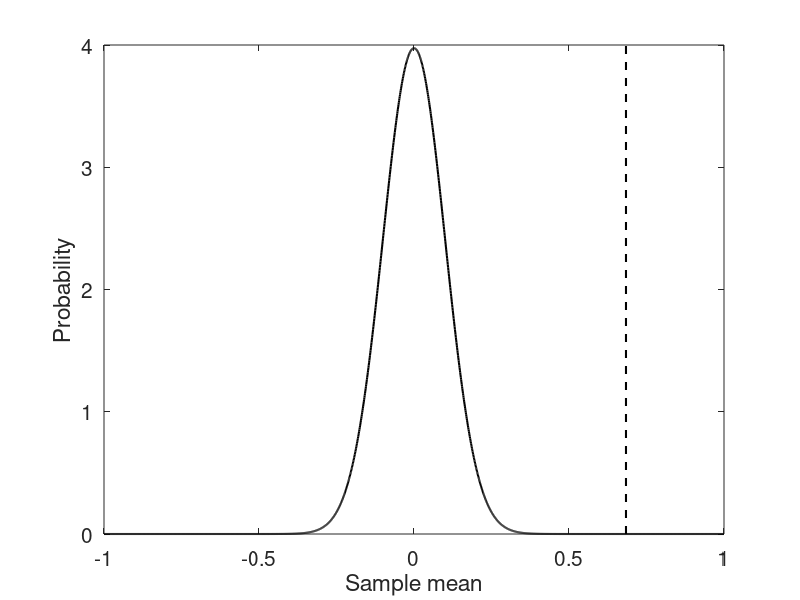
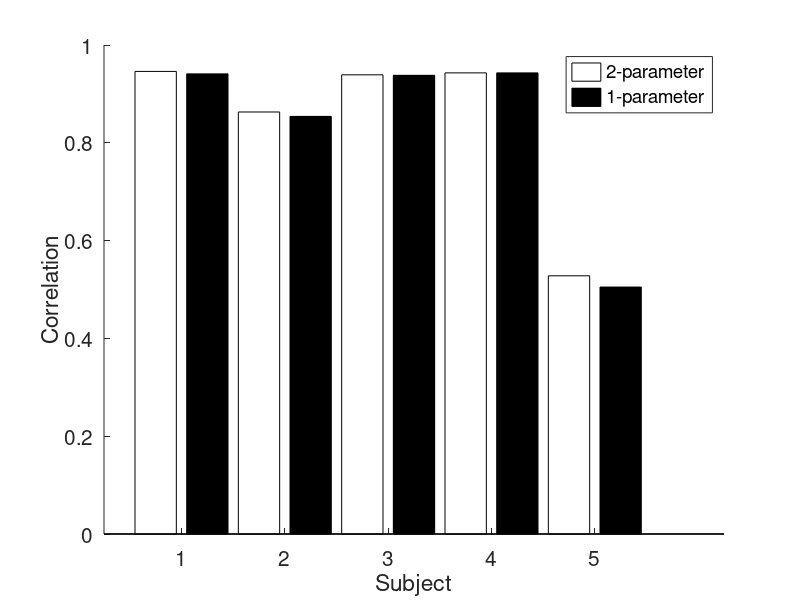
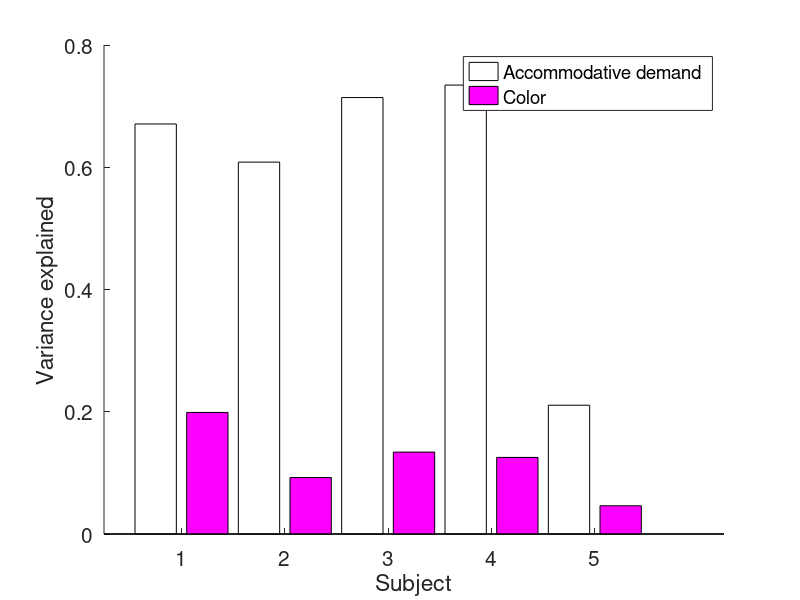
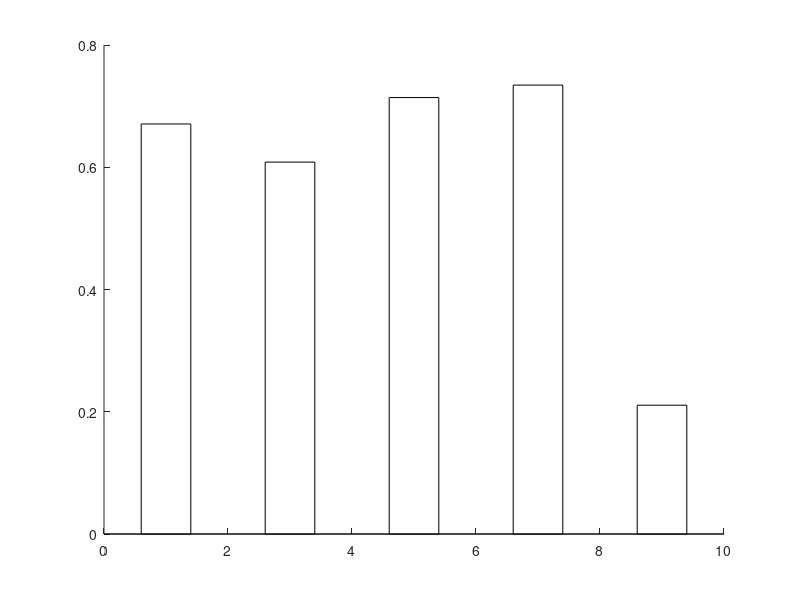

The MATLAB source for these figures, in order: (Note: this script raises an error after producing the figures.)
%% ACTUAL POWER ANALYSIS

weightsR = [0.7125 0.1385 0.2997 0.2011 0.2584 0.2179 0.2376 0.2932];
weightsB = [-0.5044 -0.2884 -0.6663 -0.1809 -0.3804 -0.1181 -0.4334 -0.5439];
addVarExplClr = weightsR-weightsB;

%% JUST CHECKING EXPRESSION FOR STD ERROR OF THE MEAN

for i = 1:10000
    smpAddVar = randsample(addVarExplClr,8,true);
    muSmpAddVar(i) = mean(smpAddVar);
end

xSupport = -1:0.001:1;
pMu = normpdf(xSupport,0,std(muSmpAddVar));

figure;
plot(xSupport,pMu,'k','LineWidth',1.5); hold on;
plot(mean(muSmpAddVar).*[1 1],ylim,'k--','LineWidth',1.5);
set(gca,'FontSize',15);
xlabel('Sample mean'); ylabel('Probability');

%% COMPARE TWO-PARAMETER VS ONE-PARAMETER COLOR MODELS

twoParamR2 = [0.946 0.863 0.939 0.943 0.528];

oneParamR2 = [0.941 0.854 0.938 0.943 0.505];

figure;
hold on;
bar([1 3 5 7 9],twoParamR2,0.4,'FaceColor','w');
bar([2 4 6 8 10],oneParamR2,0.4,'FaceColor','k');
set(gca,'FontSize',15);
xlabel('Subject'); ylabel('Correlation');
set(gca,'XTick',[1.5 3.5 5.5 7.5 9.5]);
set(gca,'XTickLabel',{'1' '2' '3' '4' '5'});
legend({'2-parameter' '1-parameter'});

%%

varColor = [0.1989 0.0924 0.1340 0.1253 0.0462];

varAccStim = [0.6708 0.6084 0.7140 0.7344 0.2107];

figure;
hold on;
bar([1 3 5 7 9],varAccStim,0.4,'FaceColor','w');
bar([2 4 6 8 10],varColor,0.4,'FaceColor','m');
set(gca,'FontSize',15);
xlabel('Subject'); ylabel('Variance explained');
set(gca,'XTick',[1.5 3.5 5.5 7.5 9.5]);
set(gca,'XTickLabel',{'1' '2' '3' '4' '5'});
legend({'Accommodative demand' 'Color'});

%%

varColor = [0.1989 0.0924 0.1340 0.1253 0.0462];

varAccStim = [0.6708 0.6084 0.7140 0.7344 0.2107];

figure;
hold on;
bar([1 3 5 7 9],varAccStim,0.4,'FaceColor','w');
bar([2 4 6 8 10],addVarExplClr,0.4,'FaceColor','m');
set(gca,'FontSize',15);
xlabel('Subject'); ylabel('Variance explained');
set(gca,'XTick',[1.5 3.5 5.5 7.5 9.5]);
set(gca,'XTickLabel',{'1' '2' '3' '4' '5'});
legend({'Accommodative demand' 'Color'});

%% COMPARE WEIGHTING MODEL AND SWITCHING MODEL

% weightingModelRho = [0.946 0.863 0.939 0.943 0.528 0.971 0.853];
% switchingModelRho = [0.901 0.799 0.905 0.925 0.51  0.943 0.835];
% 
% 
% figure;
% hold on;
% bar([1 3 5 7 9 11 13],weightingModelRho.^2,0.4,'FaceColor','w');
% bar([2 4 6 8 10 12 14],switchingModelRho.^2,0.4,'FaceColor','k');
% set(gca,'FontSize',15);
% xlabel('Subject'); ylabel('Variance Explained');
% set(gca,'XTick',[1.5 3.5 5.5 7.5 9.5 11.5 13.5]);
% set(gca,'XTickLabel',{'1' '2' '3' '4' '5' '6' '7'});
% legend({'Weighting' 'Switching'});

sn = [18 23 24 26 27 29 32 33];
rhoSwitchAll = [];
rhoFullAll = [];
rhoNoColorAll = [];
weightsRBSall = [];
rhoColorAll = [];
rhoColorSwitchAll = [];
dAll = [];
aicSwitchAll = [];
aicLinAll = [];
aicNoColorAll = [];
weightsRBSciAll = [];

% for i = 1:length(sn)
%     [d, wS, rbThreshold, rhoSwitch, rhoColorSwitch, aicSwitch] = ARCnlz_linearSwitching(sn(i),false);
%     rhoSwitchAll(i) = rhoSwitch;
%     rhoColorSwitchAll(i) = rhoColorSwitch;
%     dAll(i) = d;
%     aicSwitchAll(i) = aicSwitch;
%     display(['Done with subject ' num2str(i)]);
% end

for i = 1:length(sn)
    [weightsRBS1_x, weightsRBS1_y, rhoFull, rhoNoColor, rhoColor, aicLin, aicNoColor, weightsRBSci] = ARCnlz_linearModelnobias(sn(i),false,1000,0);
    rhoFullAll(i) = rhoFull;
    rhoNoColorAll(i) = rhoNoColor;
    weightsRBSall(i,:) = weightsRBS1_x;
    rhoColorAll(i) = rhoColor;
    aicLinAll(i) = aicLin;
    aicNoColorAll(i) = aicNoColor;
    weightsRBSciAll(:,:,i) = weightsRBSci;
    display(['Done with subject ' num2str(i)]);
end

%% PLOT WEIGHTS

figure;
% set(gcf,'Position',[262 314 1239 594]);
for i = 1:size(weightsRBSall,1)
    weightsRBSciTmp = squeeze(weightsRBSciAll(:,:,i));
    hold on;
    bar((3*(i-1)+1),weightsRBSall(i,1),'FaceColor','r');
    plot((3*(i-1)+1).*[1 1],[weightsRBSciTmp(1,1) weightsRBSciTmp(2,1)],'k-');
    bar((3*(i-1)+2),weightsRBSall(i,2),'FaceColor','b');
    plot((3*(i-1)+2).*[1 1],[weightsRBSciTmp(1,2) weightsRBSciTmp(2,2)],'k-');
%     bar(3,weightsRBSall(i,3),'FaceColor','k');
%     plot([3 3],[weightsRBSciTmp(1,3) weightsRBSciTmp(2,3)],'k-');
    set(gca,'XTick',[1.5 4.5 7.5 10.5 13.5 16.5 19.5 22.5]);
    set(gca,'XTickLabel',{'S1' 'S2' 'S3' 'S4' 'S5' 'S6' 'S7' 'S8'});
    set(gca,'FontSize',20);
    ylim(1.*[-1 1]);
    xlabel('Subject #');
    ylabel('Weight');
end

figure;
% set(gcf,'Position',[262 314 1239 594]);
for i = 1:size(weightsRBSall,1)
    weightsRBSciTmp = squeeze(weightsRBSciAll(:,:,i));
    hold on;
    bar(i,weightsRBSall(i,3),'FaceColor','w','LineWidth',1);
    plot(i.*[1 1],[weightsRBSciTmp(1,3) weightsRBSciTmp(2,3)],'k-');
    set(gca,'XTick',[1:8]);
    set(gca,'XTickLabel',{'S1' 'S2' 'S3' 'S4' 'S5' 'S6' 'S7' 'S8'});
    set(gca,'FontSize',20);
    ylim(1.*[0 1.15]);
    xlabel('Subject #');
    ylabel('Weight');
end

% Rscale = [1 1 1 1 1];
% figure;
% set(gca,'FontSize',15);
% hold on;
% plot([0 0.3],[0 1],'k--');
% for i = 1:length(dAll)
%     plot(dAll(i),Rscale(i)*weightsRBSall(i,1)-weightsRBSall(i,2),'ko','MarkerSize',10,'MarkerFaceColor','w');
%     text(dAll(i)+0.05,Rscale(i)*weightsRBSall(i,1)-weightsRBSall(i,2),['S' num2str(i)]);
% end
% axis square;
% xlabel('d'); ylabel('w_R - w_B');
% xlim([0 1.1]); ylim([0 1.1]);

%% PLOT VARIANCE EXPLAINED COMPARISONS

figure;
hold on;
bar([1 4 7 10 13 16 19 22],rhoFullAll.^2,0.3,'FaceColor','w');
% bar([2 5 8 11 14],rhoSwitchAll.^2,0.3,'FaceColor',[0.5 0.5 0.5]);
bar([2 5 8 11 14 17 20 23],rhoNoColorAll.^2,0.3,'FaceColor','k');
set(gca,'FontSize',15);
xlabel('Subject'); ylabel('Proportion Variance Explained');
set(gca,'XTick',[1.5 4.5 7.5 10.5 13.5 16.5 19.5 22.5]);
set(gca,'XTickLabel',{'1' '2' '3' '4' '5' '6' '7' '8'});
legend({'Weighting' 'No color'});

figure;
hold on;
bar([1 4 7 10 13 16 19 22],aicLinAll,0.3,'FaceColor','w');
% bar([2 5 8 11 14],aicSwitchAll,0.3,'FaceColor',[0.5 0.5 0.5]);
bar([2 5 8 11 14 17 20 23],aicNoColorAll,0.3,'FaceColor','k');
set(gca,'FontSize',15);
xlabel('Subject'); ylabel('AIC');
set(gca,'XTick',[1.5 4.5 7.5 10.5 13.5 16.5 19.5 22.5]);
set(gca,'XTickLabel',{'1' '2' '3' '4' '5' '6' '7' '8'});
legend({'Weighting' 'No color'});

%% PLOT VARIANCE EXPLAINED BY COLOR COMPARISONS

figure;
hold on;
bar([1 3 5 7 9 11],rhoColorAll.^2,0.4,'FaceColor','m');
bar([2 4 6 8 10 12],rhoColorSwitchAll.^2,0.4,'FaceColor',[0.5 0 0.5]);
set(gca,'FontSize',15);
xlabel('Subject'); ylabel('Variance Explained');
set(gca,'XTick',[1.5 3.5 5.5 7.5 9.5 11.5]);
set(gca,'XTickLabel',{'1' '2' '3' '4' '5' '6'});
legend({'Weighting' 'Switching'});

%% COMPARE WEIGHTS

redWeights = [0.7076 0.1043 0.3660 0.4499 0.2045 0.4052 0.2148];
blueWeights = [-0.2690 -0.4902 -0.2788 -0.3552 -0.0726 -0.2039 -0.1898];

%% COMPARE WITH AND WITHOUT BIAS TERM

sn = [17 11 16 19 21 23 24 25];
rhoFullAllnobias = [];
rhoFullBias = [];

for i = 1:length(sn)
    [weightsRBS1_xNoBias, weightsRBS1_yNoBias, rhoFull, rhoNoColor, rhoColor] = ARCnlz_linearModelnobias(sn(i),false);
    rhoFullAllnobias(i) = rhoFull;
    display(['Done with subject ' num2str(i)]);
end

for i = 1:length(sn)
    [weightsRBS1_x, weightsRBS1_y, rhoFull, rhoNoColor, rhoColor] = ARCnlz_linearModel(sn(i),false);
    rhoFullAllBias(i) = rhoFull;
    display(['Done with subject ' num2str(i)]);
end

%% PLOT VARIANCE EXPLAINED WITH AND WITHOUT BIAS TERM

figure;
hold on;
bar([1 3 5 7 9 11 13 15],rhoFullAllBias.^2,0.4,'FaceColor','k');
bar([2 4 6 8 10 12 14 16],rhoFullAllnobias.^2,0.4,'FaceColor','w');
set(gca,'FontSize',15);
xlabel('Subject'); ylabel('Variance Explained');
set(gca,'XTick',[1.5 3.5 5.5 7.5 9.5 11.5 13.5 15.5]);
set(gca,'XTickLabel',{'1' '2' '3' '4' '5' '6' '7' '8'});
legend({'With bias' 'No bias'});

%% COMPARE 3-PARAMETER AND 2-PARAMETER MODELS

sn = [18 23 24 26 27];
rhoFullAll = [];
rhoNoColorAll = [];
weightsRBSall = [];
rhoColorAll = [];

for i = 1:length(sn)
    [weightsRBS1_x, weightsRBS1_y, rhoFull, rhoNoColor, rhoColor] = ARCnlz_linearModelnobias(sn(i),false,1000);
    rhoFullAll(i) = rhoFull;
    rhoNoColorAll(i) = rhoNoColor;
    weightsRBSall(i,:) = weightsRBS1_x;
    rhoColorAll(i) = rhoColor;
    display(['Done with subject ' num2str(i)]);
end

save('/home/ben/Documents/ARchroma/params2paramModel','rhoFullAll','rhoNoColorAll','weightsRBSall');

%% COMPARE PARAMETERS FROM ALL TRIALS VS RANDOM ONLY TRIALS

load('/Users/benchin/Documents/ARchroma/cache/paramsAll.mat');
rhoFullAllAll = rhoFullAll;
weightsRBSallAll = weightsRBSall;
load('/Users/benchin/Documents/ARchroma/cache/paramsRandom.mat');
rhoFullAllRandom = rhoFullAll;
weightsRBSallRandom = weightsRBSall;

figure;
set(gcf,'Position',[318 247 1135 708]);
subplot(2,2,1);
set(gca,'FontSize',15);
hold on;
plot(rhoFullAllAll,rhoFullAllRandom,'ko','MarkerSize',10);
plot([0 1],[0 1],'k--');
xlabel('All trials'); ylabel('Random trials only'); title('Correlation');
axis square;
subplot(2,2,2);
set(gca,'FontSize',15);
hold on;
plot(weightsRBSallAll(:,3),weightsRBSallRandom(:,3),'ko','MarkerSize',10);
plot([0 1],[0 1],'k--');
xlabel('All trials'); ylabel('Random trials only'); title('Gain');
axis square;
subplot(2,2,3);
set(gca,'FontSize',15);
hold on;
plot([0 1],[0 1],'k--');
plot(weightsRBSallAll(:,1),weightsRBSallRandom(:,1),'ro','MarkerSize',10,'MarkerFaceColor','w');
xlabel('All trials'); ylabel('Random trials only'); title('Red weight');
axis square;
subplot(2,2,4);
set(gca,'FontSize',15);
hold on;
plot([-1 0],[-1 0],'k--');
plot(weightsRBSallAll(:,2),weightsRBSallRandom(:,2),'bo','MarkerSize',10,'MarkerFaceColor','w');
xlabel('All trials'); ylabel('Random trials only'); title('Blue weight');
axis square;

%% COMPARE 3-PARAMETER MODEL WITH 2-PARAMETER MODEL

load('/home/ben/Documents/ARchroma/params3paramModel.mat');
rhoFullAll3param = rhoFullAll;
weightsRBSall3param = weightsRBSall;
rhoNoColorAll3param = rhoNoColorAll;
load('/home/ben/Documents/ARchroma/params2paramModel.mat');
rhoFullAll2param = rhoFullAll;
weightsRBSall2param = weightsRBSall;
rhoNoColorAll2param = rhoNoColorAll;

figure;
hold on;
bar([1 4 7 10 13],rhoFullAll3param.^2,0.3,'FaceColor','w');
bar([2 5 8 11 14],rhoFullAll2param.^2,0.3,'FaceColor',[0.7 0.7 0.7]);
bar([3 6 9 12 15],rhoNoColorAll2param.^2,0.3,'FaceColor',[0 0 0]);
set(gca,'FontSize',15);
xlabel('Subject'); ylabel('Variance explained');
set(gca,'XTick',[2 5 8 11 14]);
set(gca,'XTickLabel',{'1' '2' '3' '4' '5'});
legend({'3-parameter' '2-parameter' 'No color'});

figure;
set(gcf,'Position',[251 387 1120 420]);
set(gca,'FontSize',15);
subplot(1,2,1);
hold on;
plot(weightsRBSall2param(:,1),weightsRBSall3param(:,1),'ro','MarkerSize',10);
plot([0 1],[0 1],'k--');
xlabel('2-param ratio'); ylabel('3-param w_R');
axis square;
subplot(1,2,2);
hold on;
plot(weightsRBSall2param(:,1),weightsRBSall3param(:,2),'bo','MarkerSize',10);
plot([-0.1 1],[0.1 -1],'k--');
xlabel('2-param ratio'); ylabel('3-param w_B');
axis square;

figure;
hold on;
bar([1 3 5 7 9 11 13 15],rhoFullAll2param.^2,0.4,'FaceColor','w');
bar([2 4 6 8 10 12 14 16],rhoNoColorAll2param.^2,0.4,'FaceColor','k');
set(gca,'FontSize',15);
xlabel('Subject'); ylabel('Variance explained');
set(gca,'XTick',[1.5 3.5 5.5 7.5 9.5 11.5 13.5 15.5]);
set(gca,'XTickLabel',{'1' '2' '3' '4' '5' '6' '7' '8'});
legend({'With color' 'No color'});

figure;
bar(1:8,rhoFullAll2param.^2 - rhoNoColorAll2param.^2,0.4,'FaceColor','w');
set(gca,'FontSize',15);
xlabel('Subject'); ylabel('Variance explained due to color');
set(gca,'XTick',1:9);
set(gca,'XTickLabel',{'1' '2' '3' '4' '5' '6' '7' '8'});

%% AIC ANALYSIS

sn = [18 23 24 26 27 29 32 33];
dAll1 = [];
rbThreshold1 = [];
aicSwitchAll1 = [];
dAll2 = [];
rbThreshold2 = [];
aicSwitchAll2 = [];
aicLinAll = [];
aicNoColorAll = [];

for i = 1:length(sn)
    [d, wS, rbThreshold, rhoSwitch, rhoColorSwitch, aicSwitch] = ARCnlz_linearSwitching(sn(i),false,0);
    dAll1(i) = d;
    rbThreshold1(i) = rbThreshold;
    aicSwitchAll1(i) = aicSwitch;
    [d, wS, rbThreshold, rhoSwitch, rhoColorSwitch, aicSwitch] = ARCnlz_linearSwitching(sn(i),false,0.35);
    dAll2(i) = d;
    rbThreshold2(i) = rbThreshold;
    aicSwitchAll2(i) = aicSwitch;    
    display(['Done with subject ' num2str(i)]);
end

for i = 1:length(sn)
    [weightsRBS1_x, weightsRBS1_y, rhoFull, rhoNoColor, rhoColor, aicLin, aicNoColor, weightsRBSci] = ARCnlz_linearModelnobias(sn(i),false,1000,0);
    aicLinAll(i) = aicLin;
    aicNoColorAll(i) = aicNoColor;
    display(['Done with subject ' num2str(i)]);
end

%% PLOT AIC ANALYSIS

figure;
set(gcf,'Position',[215 337 792 420]);
hold on;
bar([1 6 11 16 21 26 31 36],aicLinAll,0.18,'FaceColor','w');
bar([2 7 12 17 22 27 32 37],aicSwitchAll1,0.18,'FaceColor',[0.5 0.5 0.5]);
bar([3 8 13 18 23 28 33 38],aicSwitchAll2,0.18,'FaceColor',[0.25 0.25 0.25]);
bar([4 9 14 19 24 29 34 39],aicNoColorAll,0.18,'FaceColor','k');
set(gca,'FontSize',15);
xlabel('Subject'); ylabel('AIC');
set(gca,'XTick',[2.5 7.5 12.5 17.5 22.5 27.5 32.5 37.5]);
set(gca,'XTickLabel',{'1' '2' '3' '4' '5' '6' '7' '8'});
legend({'Weighting' 'Switch Float d' 'Switch 0.35 d' 'No color'});

figure;
set(gcf,'Position',[215 337 792 420]);
hold on;
bar([1 3 5 7 9  11 13 15],dAll1,0.4,'FaceColor','w');
bar([2 4 6 8 10 12 14 16],dAll2,0.4,'FaceColor',[0.5 0.5 0.5]);
plot(xlim,0.35.*[1 1],'k--');
set(gca,'FontSize',15);
xlabel('Subject'); ylabel('Switching d');
set(gca,'XTick',[1.5 3.5 5.5 7.5 9.5 11.5 13.5 15.5]);
set(gca,'XTickLabel',{'1' '2' '3' '4' '5' '6' '7' '8'});
legend({'Switch Float d' 'Switch 0.35 d'});

figure;
set(gcf,'Position',[215 337 792 420]);
hold on;
bar([1 3 5 7 9  11 13 15],rbThreshold1,0.4,'FaceColor','w');
bar([2 4 6 8 10 12 14 16],rbThreshold2,0.4,'FaceColor',[0.5 0.5 0.5]);
set(gca,'FontSize',15);
xlabel('Subject'); ylabel('Switching threshold');
set(gca,'XTick',[1.5 3.5 5.5 7.5 9.5 11.5 13.5 15.5]);
set(gca,'XTickLabel',{'1' '2' '3' '4' '5' '6' '7' '8'});
legend({'Switch Float d' 'Switch 0.35 d'});
ylim([-0.5 0.5]);

%% COMPARING OUTPUTS OF LINEAR AND SWITCHING MODELS

subjNumber = [18 23 24 26 27 29 32 33];

figure;
set(gcf,'Position',[105 245 1479 647]);  
for i = 1:length(subjNumber)
    [d, wS, rbThreshold, rhoSwitch, rhoColorSwitch, aic, trialMeansSwitch] = ARCnlz_linearSwitching(subjNumber(i),0,0);
    [weightsRBS1_x, weightsRBS1_y, rhoFull, rhoNoColor, rhoColor, aic, aicNoColor, weightsRBSci, trialMeansLin] = ARCnlz_linearModelnobias(subjNumber(i),0,100,0);
    subplot(2,4,i);
    plot(trialMeansLin,trialMeansSwitch,'ko'); hold on;
    plotExtent = max([xlim ylim]);
    plot(plotExtent.*[-1 1],plotExtent.*[-1 1],'k--');
    xlim(plotExtent.*[-1 1]);
    ylim(plotExtent.*[-1 1]);
    axis square;
    set(gca,'FontSize',12);
    xlabel('Linear model prediction');
    ylabel('Switching model prediction');    
end
